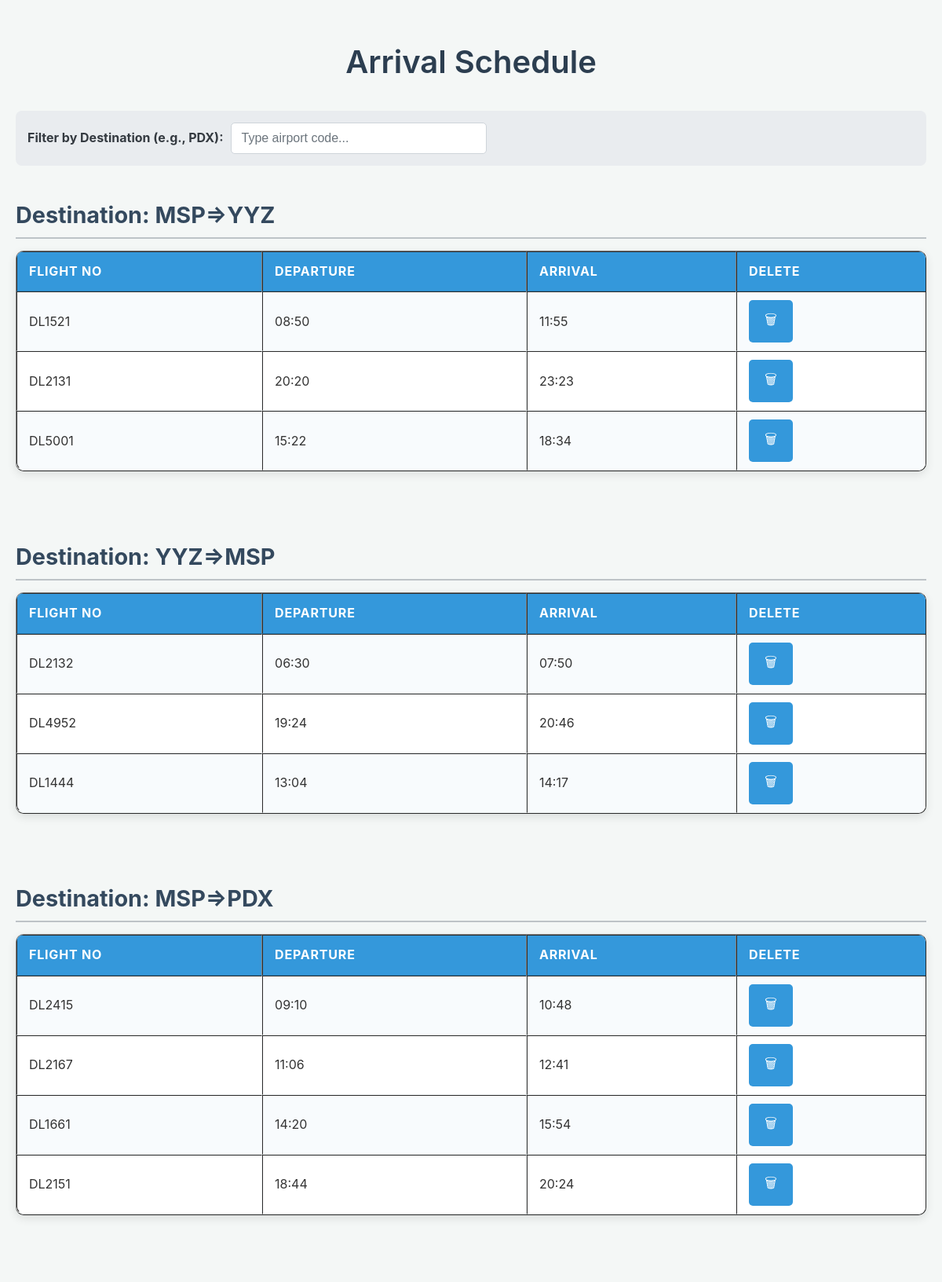
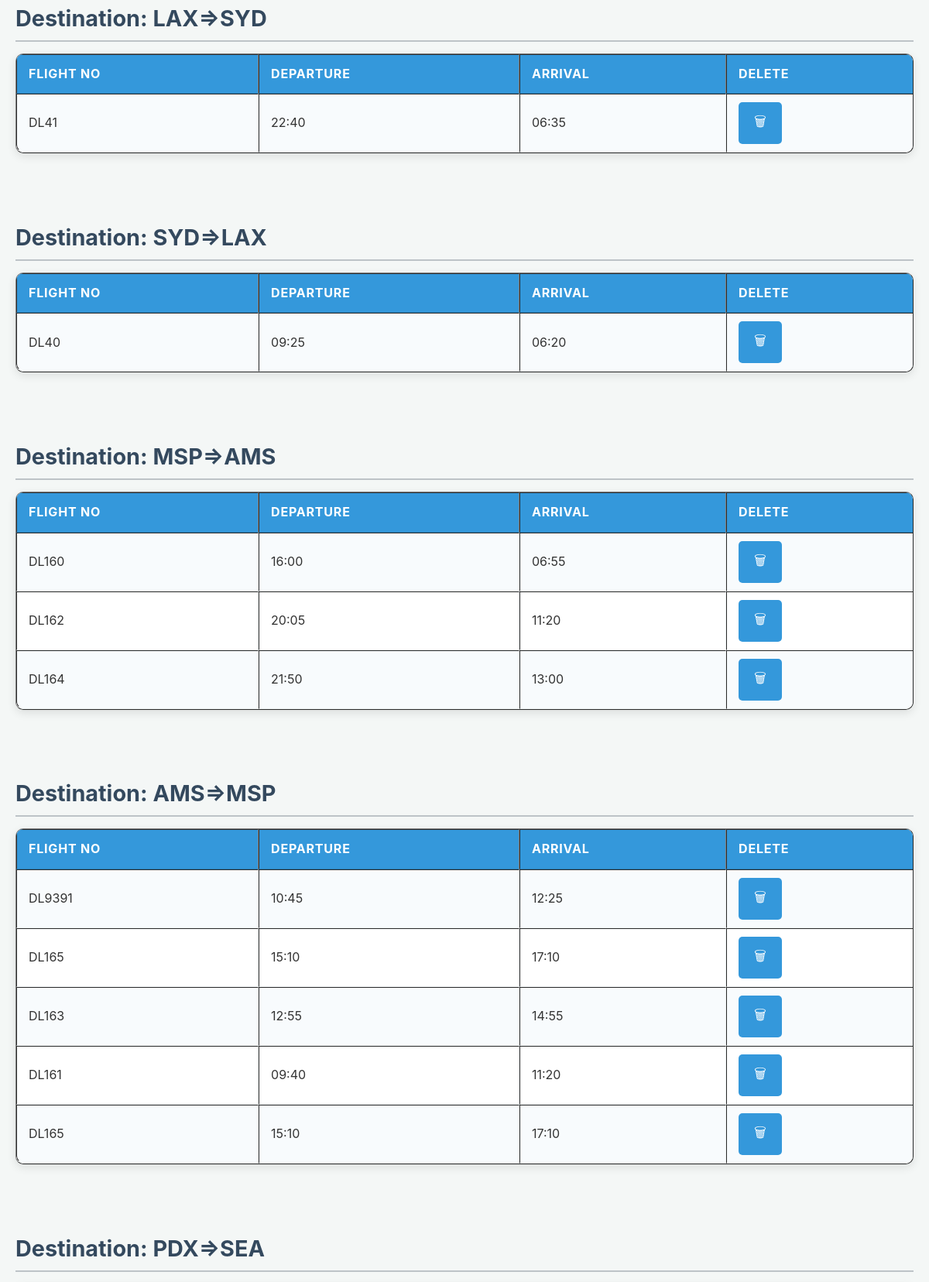
The app's page /delta/ (upper part) with its own data (2 pictures, top to bottom).
### tables this page shows
CREATE TABLE flights (
    id INTEGER PRIMARY KEY AUTOINCREMENT,
    flightno TEXT,
    src TEXT,
    dst TEXT,
    departure TEXT,
    arrival TEXT,
    duration INTEGER
);

### routes/routes_delta.py (the view)
    @app.route('/delta/')
    @dashboard_tile(section="flights", title="Flights Grouped", description="View Delta flights grouped by route.", icon="plane", order=10)
    def view_page():
        conn = sqlite3.connect(DB)
        conn.row_factory = sqlite3.Row
        cur = conn.cursor()
        cur.execute("""
            SELECT id,flightno, src, dst, departure, arrival, duration
            FROM flights
        """)
        rows = cur.fetchall()
        conn.close()
        data_by_dest = {}
        for row in rows:
            dst = row['dst']
            src = row['src']
            srcdst = src + '=>' + dst
            departure = datetime.strptime(row['departure'], '%Y-%m-%d %H:%M:%S')
            arrival = datetime.strptime(row['arrival'], '%Y-%m-%d %H:%M:%S')
            if srcdst not in data_by_dest:
                data_by_dest[srcdst] = []
            data_by_dest[srcdst].append({
                'flightno': row['flightno'],
                'departure': departure.strftime('%H:%M'),
                'arrival': arrival.strftime('%H:%M'),
                'duration': row['duration'],
                'id': row['id']
            })
        return render_template("delta/delta_view.html", data=data_by_dest)

### templates/delta/delta_view.html (shortened to what this page needs)
<!DOCTYPE html>
<html>
<head>
    <link rel="stylesheet" href="{{ url_for('static', filename='style.css') }}">
</head>
<body>
    <h1>Arrival Schedule</h1>
    <div  class="filter-container" style="margin-bottom: 20px;">
    <label for="tableFilter">Filter by Destination (e.g., PDX):</label>
    <input type="text" id="tableFilter" onkeyup="filterTables()" placeholder="Type airport code...">
</div>
    {% for dest, records in data.items() %}
        <div class="destination-group" id="group-{{ dest }}">
        <h2>Destination: {{ dest }}</h2>
        <table border="1" id="table-{{ dest }}">
            <tr>
                <th>Flight No</th>
                <th>Departure</th>
                <th>Arrival</th>
                <th>Delete</th>
            </tr>
            {% for record in records %}
                <tr>
                    <td>{{ record.flightno }}</td>
                    <td>{{ record.departure }}</td>
                    <td>{{ record.arrival }}</td>
                    <td>
                    <button class="delete-btn" onclick="showDeleteConfirm({{ record.id }}, this)">🗑
                    </button>
                    </td>
                </tr>
            {% endfor %}
        </table>
        <br>
        </div>
    {% endfor %}
</body>
</html>

### static/style.css (style rules this page uses)
body { font-family: 'Inter', Arial, sans-serif; margin: 0; padding: 20px; background-color: #f4f7f6; color: #333; line-height: 1.6; }
h1 { text-align: center; color: #2c3e50; margin-bottom: 30px; font-size: 2.5em; font-weight: 600; }
h2 { color: #34495e; margin-top: 40px; margin-bottom: 15px; font-size: 1.8em; border-bottom: 2px solid #bdc3c7; padding-bottom: 5px; }
table { width: 100%; border-collapse: separate; border-spacing: 0; margin-bottom: 20px; background-color: #ffffff; box-shadow: 0 4px 12px rgba(0, 0, 0, 0.1); border-radius: 10px; overflow: hidden; }
th { background-color: #3498db; color: white; padding: 12px 15px; text-align: left; font-weight: 700; text-transform: uppercase; letter-spacing: 0.05em; border-bottom: 1px solid #2980b9; }
td { padding: 10px 15px; text-align: left; border-bottom: 1px solid #ecf0f1; border-right: 1px solid #ecf0f1; }
td:last-child, th:last-child { border-right: none; }
tbody tr:nth-child(even) { background-color: #f8fbfd; }
table tbody tr:last-child td:first-child { border-bottom-left-radius: 10px; }
table tbody tr:last-child td:last-child { border-bottom-right-radius: 10px; }
.filter-container { margin-bottom: 20px; padding: 15px; background-color: #e9ecef; border-radius: 8px; display: flex; align-items: center; gap: 10px; flex-wrap: wrap; }
.filter-container label { font-weight: bold; color: #343a40; }
.filter-container input[type="text"] { flex-grow: 1; padding: 10px 12px; border: 1px solid #ced4da; border-radius: 5px; font-size: 1em; max-width: 300px; }
.filter-container input[type="text"]::placeholder { color: #6c757d; }
button { background-color: #3498db; color: white; padding: 12px 20px; border: none; border-radius: 5px; cursor: pointer; font-size: 1.1em; transition: background-color 0.3s ease; }
label { font-weight: bold; color: #34495e; }

### records on screen
flights: flightno "DL1521", departure "08:50", arrival "11:55"
flights: flightno "DL2131", departure "20:20", arrival "23:23"
flights: flightno "DL5001", departure "15:22", arrival "18:34"
flights: flightno "DL2132", departure "06:30", arrival "07:50"
flights: flightno "DL4952", departure "19:24", arrival "20:46"
flights: flightno "DL1444", departure "13:04", arrival "14:17"
flights: flightno "DL2415", departure "09:10", arrival "10:48"
flights: flightno "DL2167", departure "11:06", arrival "12:41"
flights: flightno "DL1661", departure "14:20", arrival "15:54"
flights: flightno "DL2151", departure "18:44", arrival "20:24"
flights: flightno "DL41", departure "22:40", arrival "06:35"
flights: flightno "DL40", departure "09:25", arrival "06:20"
flights: flightno "DL160", departure "16:00", arrival "06:55"
flights: flightno "DL162", departure "20:05", arrival "11:20"
flights: flightno "DL164", departure "21:50", arrival "13:00"
flights: flightno "DL9391", departure "10:45", arrival "12:25"
flights: flightno "DL165", departure "15:10", arrival "17:10"
flights: flightno "DL163", departure "12:55", arrival "14:55"
flights: flightno "DL161", departure "09:40", arrival "11:20"
flights: flightno "DL165", departure "15:10", arrival "17:10"

### other values on screen
{{ dest }} "MSP=>YYZ" "YYZ=>MSP" "MSP=>PDX" "LAX=>SYD" "SYD=>LAX" "MSP=>AMS" "AMS=>MSP" "PDX=>SEA"
